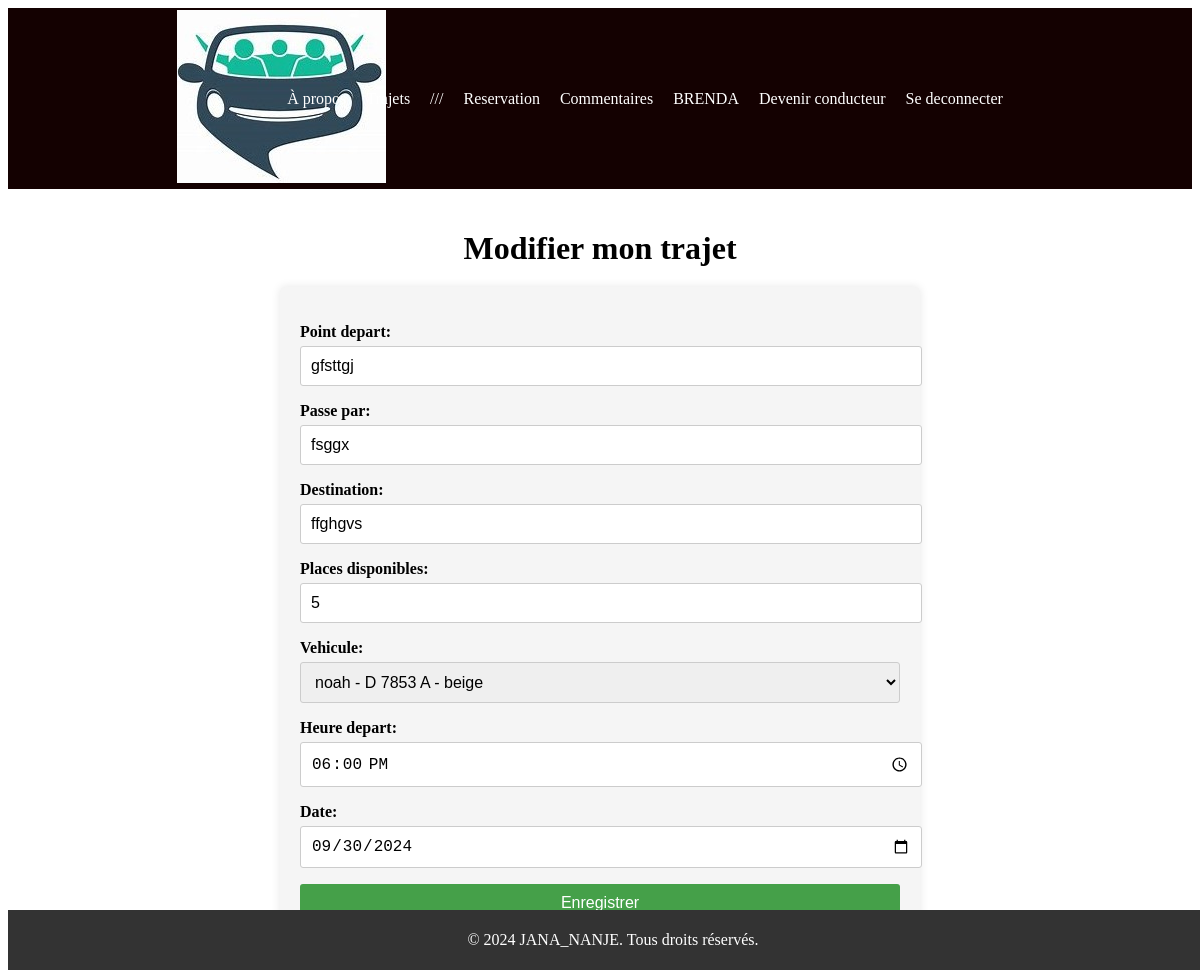
Page /trajet/3/modifier/ (signed in) on the committed database.
### covoiturage/models.py (models this page shows, shortened)
class Trajet(models.Model):
    point_depart = models.CharField(max_length=255)
    passe_par = models.CharField(max_length=255, null=True)
    destination = models.CharField(max_length=255)
    heure_depart = models.TimeField(editable=True, null=True)
    places_disponibles = models.IntegerField()
    date = models.DateField(editable=True, null=True)
    user = models.ForeignKey(User, on_delete=models.CASCADE, null=True)
    vehicule = models.ForeignKey(Vehicule, on_delete=models.CASCADE, null=True)
    status = models.CharField(max_length=20, default='En cours', choices=[('En cours', 'En cours'), ('Terminee', 'Terminé')])

### Stage/views.py (the view)
# urls.py: path('trajet/<int:trajet_id>/modifier/', views.modifierT, name='modifierT'),
def modifierT(request, trajet_id):
    trajet = get_object_or_404(Trajet, id=trajet_id, user=request.user)
    if request.method == 'POST':
        form = TrajetForm(request.POST, instance=trajet)
        if form.is_valid():
            trajet = form.save(commit=False)
            trajet.user = request.user
            trajet.save()
            return render(request,'dashboard_driver.html')
    else:
        form = TrajetForm(instance=trajet)
    return render(request, 'modifierT.html', {'form': form, 'trajet': trajet})

### Stage/forms.py
class TrajetForm(forms.ModelForm):
    class Meta:
        model = Trajet
        fields = [
            'point_depart',
            'passe_par',
            'destination',
            'places_disponibles',
            'vehicule',
            'heure_depart',
            'date',
        ]
        widgets = {
            'point_depart': forms.TextInput(attrs={'required': 'true'}),
            'passe_par': forms.TextInput(attrs={'required': 'false'}),
            'destination': forms.TextInput(attrs={'required': 'true'}),
            'vehicule': forms.Select(attrs={'required': 'true'}),
            'places_disponibles': forms.NumberInput(attrs={'min': 1, 'required': 'true'}),
            'heure_depart': forms.TimeInput(attrs={'type': 'time', 'required': 'true'}),
            'date': forms.DateInput(attrs={'type': 'date', 'required': 'true'}),
        }
    def __init__(self, *args, **kwargs):
        user = kwargs.pop('user', None)
        super(TrajetForm, self).__init__(*args, **kwargs)
        if user:
            self.fields['vehicule'].queryset = user.vehicules.all()

### covoiturage/models.py (called while the page is built)
    def __str__(self) -> str:
        return f"{self.modele} - {self.plaque} - {self.color}"

### templates/modifierT.html (shortened to what this page needs)
{% extends 'index.html' %}
{% load static %}
{% block section %}
  <link rel="stylesheet" href="{% static 'ajouterT.css' %}">
    <h1>Modifier mon trajet</h1>
    <form method="POST">
        {{ form.as_p }}
        <button type="submit">Enregistrer</button>
    </form>
{% endblock section %}

### templates/index.html (shortened to what this page needs)
{% load static %}
<!DOCTYPE html>
<html>
<head>
    <link rel="stylesheet" type="text/css" href="{% static 'styles.css' %}" >
</head>
<body>
    <div class="wrapper">
        <header>
            <nav class="nav">
                <div class="logo">
                    <img src="{% static 'logo1.1.jpeg' %}" alt="Covoiturage">
                </div>
                <ul class="nav-links">
                    <li><a href="/">À propos</a></li>
                    <li><a href='/trajet'>Trajets</a></li>
                    {% if user.is_anonymous %}
                        <li><a href="/register">Creer un compte</a></li>
                        <li><a href="/login">Se connecter</a></li>
                     {% else %}
                        <li>///</li>
                        <li><a href="/reservation">Reservation</a></li>
                        <li><a href='/comments'>Commentaires</a></li>
                        <li>{{ user.username | upper }}</li>
                        <li><a href="{% url 'verify' %}">Devenir conducteur</a></li>
                        <li><a href="/logout">Se deconnecter</a></li>
                    {% endif %}
                </ul>
            </nav>
        </header>
        <div class="content-wrapper">
            {% block section %}{% endblock %}
        </div>
        <footer>
            <p>&copy; 2024 JANA_NANJE. Tous droits réservés.</p>
        </footer>
    </div>
</body>
</html>

### static/styles.css (style rules this page uses)
:root { --primary-color: #11f8ce; --secondary-color: #2980B9; --text-color: #333333; --background-color: #F2F2F2 }
.wrapper { display: flex; flex-direction: column; }
.nav { background-color: #140101; color: #fff; padding: 2px; display: flex; justify-content: center; position: sticky; top: 0; z-index: 1000; }
.nav .logo { margin-right: 20px; width: 90px; height: auto; align-self: center; }
.nav .nav-links { list-style-type: none; display: flex; align-items: center; padding: 0; }
.nav .nav-links li { margin-right: 20px; }
.nav .nav-links a { color: #fff; text-decoration: none; transition: color 0.3s ease; font-size: 16px; }
.content-wrapper { flex-grow: 1; padding: 20px; }
footer { background-color: #333; color: #fff; text-align: center; padding: 5px; position: fixed; bottom: 0; width: 100%; }

### static/ajouterT.css (style rules this page uses)
form { max-width: 600px; margin: 0 auto; padding: 20px; background-color: #f5f5f5; border-radius: 5px; box-shadow: 0 0 10px rgba(0, 0, 0, 0.1); }
h1 { text-align: center; margin-bottom: 20px; }
form label { display: block; font-weight: bold; margin-bottom: 5px; }
form input, form textarea, form select { width: 100%; padding: 10px; border: 1px solid #ccc; border-radius: 3px; font-size: 16px; }
form button { display: block; width: 100%; padding: 10px; background-color: #45a049; color: #fff; border: none; border-radius: 3px; font-size: 16px; cursor: pointer; }

### rows in the picture
Trajet: point_depart "gfsttgj", passe_par "fsggx", destination "ffghgvs", places_disponibles "5", vehicule "noah - D 7853 A - beige", heure_depart "18:00:00", date "09/30/2024"

### other values in the picture
{{ user.username | upper }} "BRENDA"
